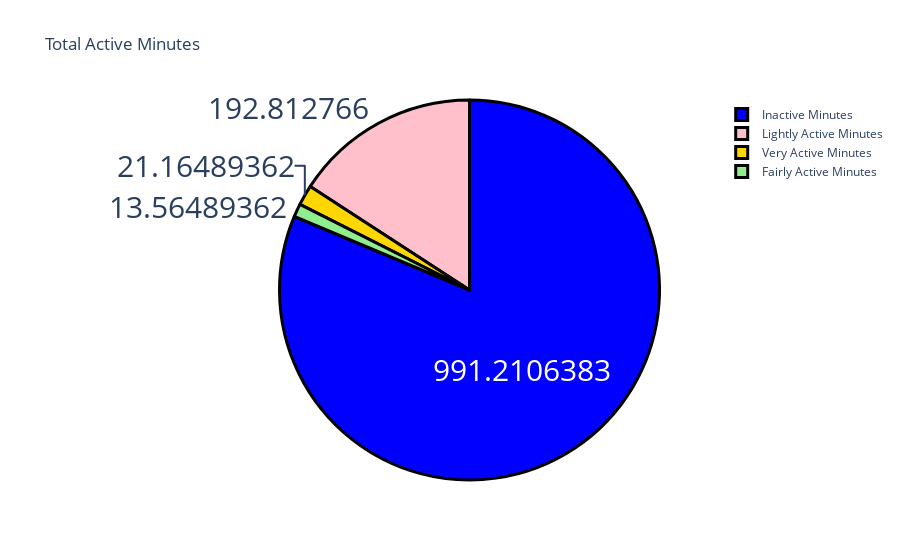

Notebook code cell kept with this figure:
### Code cell
fig = go.Figure(data=[go.Pie(labels=label, values=counts)])
fig.update_layout(title_text='Total Active Minutes')
fig.update_traces(hoverinfo='label+percent', textinfo='value', textfont_size=30,
                  marker=dict(colors=colors, line=dict(color='black', width=3)))
fig.show()

### Figure 1 — Plotly figure (JSON) as saved in the notebook; plotly's stock layout.template omitted (floating-point values rounded to 4 significant figures)
{"data": [{"hoverinfo": "label+percent", "labels": ["Very Active Minutes", "Fairly Active Minutes", "Lightly Active Minutes", "Inactive Minutes"], "marker": {"colors": ["gold", "lightgreen", "pink", "blue"], "line": {"color": "black", "width": 3}}, "textfont": {"size": 30}, "textinfo": "value", "type": "pie", "values": [21.16, 13.56, 192.8, 991.2]}], "layout": {"title": {"text": "Total Active Minutes"}}}
